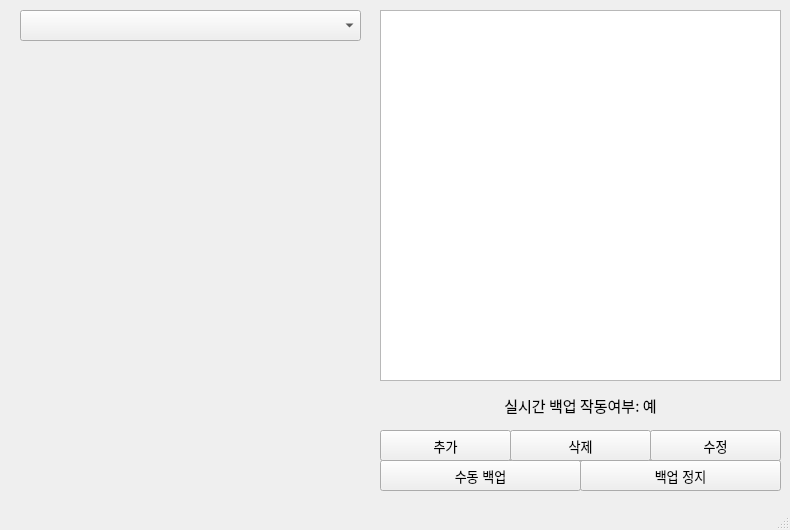
<?xml version="1.0" encoding="UTF-8"?>
<ui version="4.0">
 <class>MainWindow</class>
 <widget class="QMainWindow" name="MainWindow">
  <property name="geometry">
   <rect>
    <x>0</x>
    <y>0</y>
    <width>790</width>
    <height>530</height>
   </rect>
  </property>
  <property name="minimumSize">
   <size>
    <width>790</width>
    <height>530</height>
   </size>
  </property>
  <property name="maximumSize">
   <size>
    <width>790</width>
    <height>530</height>
   </size>
  </property>
  <property name="font">
   <font>
    <pointsize>9</pointsize>
   </font>
  </property>
  <property name="windowTitle">
   <string>FileBackupProgram</string>
  </property>
  <widget class="QWidget" name="centralwidget">
   <widget class="QPushButton" name="settingButton">
    <property name="geometry">
     <rect>
      <x>650</x>
      <y>430</y>
      <width>131</width>
      <height>31</height>
     </rect>
    </property>
    <property name="font">
     <font>
      <pointsize>10</pointsize>
     </font>
    </property>
    <property name="text">
     <string>수정</string>
    </property>
   </widget>
   <widget class="QComboBox" name="listBox">
    <property name="geometry">
     <rect>
      <x>20</x>
      <y>10</y>
      <width>341</width>
      <height>31</height>
     </rect>
    </property>
    <property name="font">
     <font>
      <pointsize>10</pointsize>
     </font>
    </property>
   </widget>
   <widget class="QTextBrowser" name="textBox">
    <property name="geometry">
     <rect>
      <x>380</x>
      <y>10</y>
      <width>401</width>
      <height>371</height>
     </rect>
    </property>
    <property name="font">
     <font>
      <pointsize>10</pointsize>
     </font>
    </property>
   </widget>
   <widget class="QPushButton" name="stopButton">
    <property name="geometry">
     <rect>
      <x>580</x>
      <y>460</y>
      <width>201</width>
      <height>31</height>
     </rect>
    </property>
    <property name="font">
     <font>
      <pointsize>10</pointsize>
     </font>
    </property>
    <property name="text">
     <string>백업 정지</string>
    </property>
   </widget>
   <widget class="QPushButton" name="backupButton">
    <property name="geometry">
     <rect>
      <x>380</x>
      <y>460</y>
      <width>201</width>
      <height>31</height>
     </rect>
    </property>
    <property name="font">
     <font>
      <pointsize>10</pointsize>
     </font>
    </property>
    <property name="text">
     <string>수동 백업</string>
    </property>
   </widget>
   <widget class="QLabel" name="isBackupLabel">
    <property name="geometry">
     <rect>
      <x>380</x>
      <y>390</y>
      <width>401</width>
      <height>31</height>
     </rect>
    </property>
    <property name="font">
     <font>
      <family>굴림체</family>
      <pointsize>11</pointsize>
     </font>
    </property>
    <property name="text">
     <string>실시간 백업 작동여부: 예</string>
    </property>
    <property name="alignment">
     <set>Qt::AlignCenter</set>
    </property>
   </widget>
   <widget class="QPushButton" name="addButton">
    <property name="geometry">
     <rect>
      <x>380</x>
      <y>430</y>
      <width>131</width>
      <height>31</height>
     </rect>
    </property>
    <property name="font">
     <font>
      <pointsize>10</pointsize>
     </font>
    </property>
    <property name="text">
     <string>추가</string>
    </property>
   </widget>
   <widget class="QPushButton" name="removeButton">
    <property name="geometry">
     <rect>
      <x>510</x>
      <y>430</y>
      <width>141</width>
      <height>31</height>
     </rect>
    </property>
    <property name="font">
     <font>
      <pointsize>10</pointsize>
     </font>
    </property>
    <property name="text">
     <string>삭제</string>
    </property>
   </widget>
  </widget>
  <widget class="QStatusBar" name="statusbar"/>
 </widget>
 <resources/>
 <connections/>
</ui>
